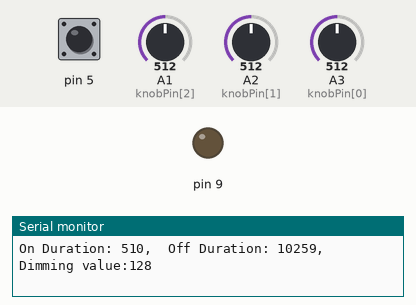
Simulated run of this program. Board: Arduino Uno, built with avr-gcc and run on an emulated ATmega328P. On the bench: output pins drawn as LEDs (lit = HIGH), the last lines printed to the serial monitor. Dashed ring = blinking. The test bench sets the inputs (shaded band); at power-on: pin 5 HIGH, A2 (knobPin[1]) = 512, A1 (knobPin[2]) = 512, A3 (knobPin[0]) = 512.

Above: at 1.2 s.
1.3 s: pin 5 pulled LOW for 1 s
At 2.9 s:
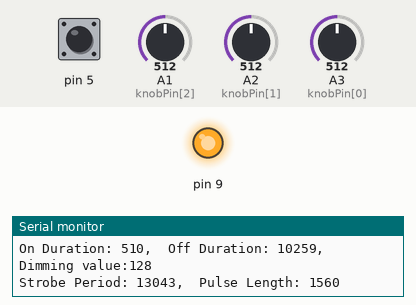
3.8 s: A2 (knobPin[1]) set to 122
At 4.2 s:
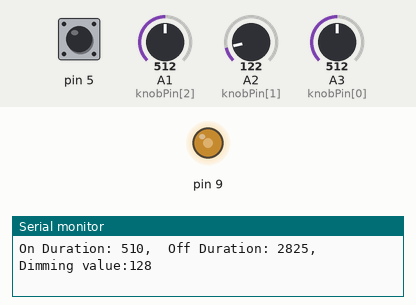
6.8 s: A1 (knobPin[2]) set to 716
At 7.5 s:
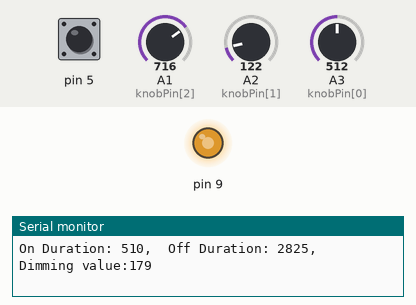
9.8 s: A1 (knobPin[2]) set to 122
12.8 s: A2 (knobPin[1]) set to 0
15.8 s: A3 (knobPin[0]) set to 0
At 16.1 s:
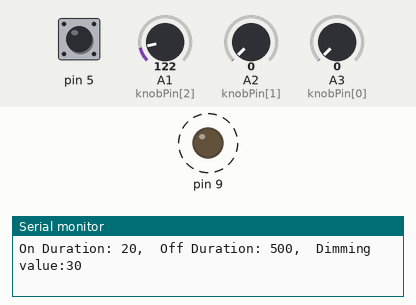
Timing chart, 0 to 19.8 s (numbered marks = the images above; inputs shaded):
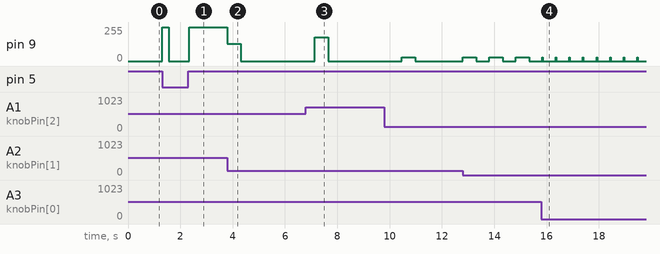

The program:

main.cpp
```cpp
#include <Arduino.h>

const uint8_t knobPin[3] = {A3, A2, A1}; // ON/OFF/PWM
#define MODE_SW_PIN 5u
#define TEST_SW_PIN 3u
#define MOSFET_PIN 9u
bool outState = false;

bool isTimerMode = true;

#define SW_POLL_PERIOD 20         // ms
#define SERIAL_REPORT_PERIOD 1000 // ms

// ============== Timer Mode ==============
uint32_t onDuration = 0, offDuration = 0; // ms
uint8_t pwmVal = 0;
const uint32_t
    onDurationRange[2] = {20, 1000},
    offDurationRange[2] = {500, 20000}; // {min, max} in [ms]

void setup_timer()
{
  cli();  // disable interrupts
  // Put timer 1 in 8-bit phase correct pwm mode
  bitSet(TCCR1A, WGM10);
  bitClear(TCCR1A, WGM11);
  bitClear(TCCR1B, WGM12);
  bitClear(TCCR1B, WGM13);

  // Set PWM frequency 31kHz
  bitClear(TCCR1B, CS12);
  bitClear(TCCR1B, CS11);
  bitSet(TCCR1B, CS10);

  // Disable overflow interrupt
  bitClear(TIMSK1, TOIE1);

  sei();  // enable interrupts
}

void updateKnob_timer()
{
  onDuration = map(analogRead(knobPin[0]), 0, 1023, onDurationRange[0], onDurationRange[1]);
  offDuration = map(analogRead(knobPin[1]), 0, 1023, offDurationRange[0], offDurationRange[1]);
  pwmVal = ((uint16_t)analogRead(knobPin[2])) >> 2;
  if (outState)
    analogWrite(MOSFET_PIN, pwmVal);
}

void loop_timer(uint32_t currentTime)
{
  static uint32_t trigStartTime = 0;
  if (outState)
  {
    if ((uint32_t)(currentTime - trigStartTime) >= onDuration)
    {
      analogWrite(MOSFET_PIN, 0);
      outState = false;
      trigStartTime = currentTime;
    }
  }
  else
  {
    if ((uint32_t)(currentTime - trigStartTime) >= offDuration)
    {
      analogWrite(MOSFET_PIN, pwmVal);
      outState = true;
      trigStartTime = currentTime;
    }
  }
}

// ============== Strobe Mode ==============
uint16_t
  strobePeriod = 0,
  strobePulseLength = 0;

ISR( TIMER1_OVF_vect )
{
  ICR1 = strobePeriod;
  OCR1A = strobePulseLength;
}
void setup_strobe()
{
  cli();  // disable interrupts
  // Put timer1 in 16-bit fast pwm mode
  bitClear(TCCR1A, WGM10);
  bitSet(TCCR1A, WGM11);
  bitSet(TCCR1B, WGM12);
  bitSet(TCCR1B, WGM13);

  bitClear(TCCR1A, COM1A0);
  bitSet(TCCR1A, COM1A1);


  // Pre scaler
  bitClear(TCCR1B, CS12);
  bitSet(TCCR1B, CS11);
  bitSet(TCCR1B, CS10);

  // Enable overflow interrupt
  bitSet(TIMSK1, TOIE1);

  sei();  // enable interrupts

}

void updateKnob_strobe()
{
  // strobePeriod = (uint16_t)analogRead(knobPin[2]) << 5;
  float t = (float)analogRead(knobPin[2]) / 1023.0f;
  strobePeriod = powf(t, 2.7f) * 65535.0f;
  if (strobePeriod < 5) strobePeriod = 5;

  // strobePulseLength = (float)(analogRead(knobPin[0])/1023.0f) * (float)strobePeriod;
  t = (float)analogRead(knobPin[0]) / 1023.0f;
  strobePulseLength = powf(t, 2.7f) * (float)strobePeriod;

  // uint16_t offOffset = analogRead(knobPin[1]) << 4;
  t = (float)analogRead(knobPin[1]) / 1023.0f;
  uint16_t offOffset = powf(t, 2.7f) * 19000.0f;
  strobePeriod += offOffset;
}

void loop_strobe()
{
}

// ============== Common ==============
void check_mode_sw()
{
  bool modeSwState = digitalRead(MODE_SW_PIN);
  if (isTimerMode != modeSwState)
  {
    isTimerMode = !isTimerMode;
    if (isTimerMode)
    {
      setup_timer();
    }
    else
    {
      setup_strobe();
    }
  }
}

void serialReport()
{
  if (isTimerMode)
  {
    Serial.print(F("On Duration: "));
    Serial.print(onDuration);
    Serial.print(F(",\tOff Duration: "));
    Serial.print(offDuration);
    Serial.print(",\tDimming value:");
    Serial.print(pwmVal);
    Serial.println();
  }
  else{
    Serial.print(F("Strobe Period: "));
    Serial.print(strobePeriod);
    Serial.print(F(",\tPulse Length: "));
    Serial.print(strobePulseLength);
    Serial.println();
  }
}
// ============== setup ==============
void setup()
{
  pinMode(MODE_SW_PIN, INPUT_PULLUP);
  pinMode(TEST_SW_PIN, INPUT_PULLUP);
  pinMode(MOSFET_PIN, OUTPUT);

  setup_timer();
  Serial.begin(57600);
}

// ============== loop ==============
void loop()
{
  uint32_t currentTime = millis();
  static uint32_t lastSwPollTime = 0, lastSerialReportTime = 0;

  if ((uint32_t)(currentTime - lastSwPollTime) >= SW_POLL_PERIOD)
  {
    check_mode_sw();
    if (isTimerMode)
    {
      updateKnob_timer();
    }
    else
    {
      updateKnob_strobe();
    }
    lastSwPollTime = currentTime;
  }

  if (isTimerMode)
  {
    loop_timer(currentTime);
  }
  else
  {
    loop_strobe();
  }

  if ((uint32_t)(currentTime - lastSerialReportTime) >= SERIAL_REPORT_PERIOD)
  {
    serialReport();
    lastSerialReportTime = currentTime;
  }
}
```

Measured:
- after the input at 1.3 s, pin 9: 0/255 → 255/255 at once, → 0/255 0.26 s later, → 255/255 0.78 s later
- after the input at 3.8 s, pin 9: 255/255 → 128/255 at once, → 0/255 0.51 s later
- after the input at 15.8 s, pin 9: alternates 30/255 for 0.02 s and 0/255 for 0.50 s, starting after 0.05 s
